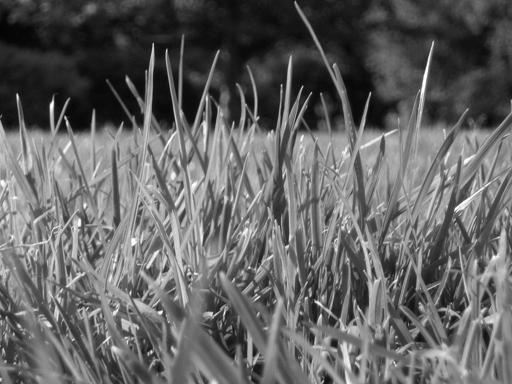
#> input picture Computer Vision/Lab_2/code/Image_enhancement/images/image1.jpg, 512 x 384 px, found by its file name
$ python myPSNR.py
#> lines starting #> are read from the running program, lines starting #| are printed output that depends on the picture; long printed decimals are rounded
import numpy as np
import  cv2
import matplotlib.pyplot as plt

def myPSNR( orig_image, approx_image ):
    #Calculate the MSE
    squared_diff = (orig_image -approx_image) ** 2
    summed = np.sum(squared_diff)
    num_pix = approx_image.shape[0] * approx_image.shape[1] #img1 and 2 should have same shape
    MSE = summed / num_pix
    #print("MSE IS: ", np.max(orig_image))

    #Calculate the PSNR
    PSNR = 10 * np.log10(np.max(orig_image)**2/(MSE))
    print("PSNR IS:",PSNR)
    return PSNR


if __name__ == '__main__':
    img1_path = 'D:/UvA_courses/Computer_Vision/lab2_new/Image_enhancement/images/image1.jpg'
    img2_path = 'D:/UvA_courses/Computer_Vision/lab2_new/Image_enhancement/images/image1_gaussian.jpg'
    img3_path = 'D:/UvA_courses/Computer_Vision/lab2_new/Image_enhancement/images/image1_saltpepper.jpg'

    #Read two images with float!
    orig_image = plt.imread(img1_path)
#> orig_image is the input picture: shape (384, 512); min 0, max 255, mean 99.4
    orig_image = cv2.normalize(orig_image.astype('float64'),None,0.0,1.0,cv2.NORM_MINMAX)

    approx_image = plt.imread(img2_path)
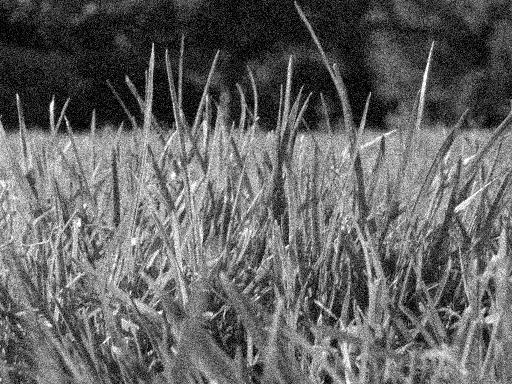
#> input picture Computer Vision/Lab_2/code/Image_enhancement/images/image1_gaussian.jpg, 512 x 384 px, found by its file name
#> approx_image is the input picture: shape (384, 512); min 0, max 255, mean 99.9
    approx_image = cv2.normalize(approx_image.astype('float64'),None,0.0,1.0,cv2.NORM_MINMAX)

    myPSNR(orig_image,approx_image)
#> in myPSNR, `squared_diff = (orig_image -approx_image) ** 2`:
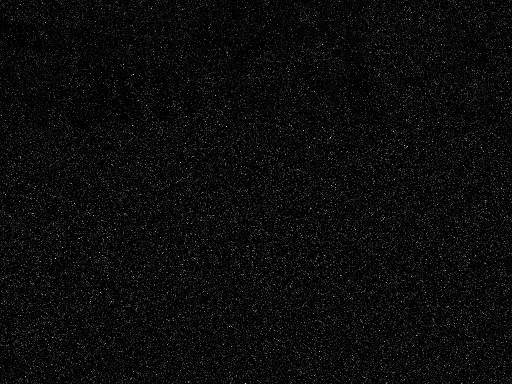
#> squared_diff: shape (384, 512) float64; min 0, max 0.183, mean 0.00874; drawn with min black and max white
#> in myPSNR, `summed = np.sum(squared_diff)`: summed = 1718.9
#> in myPSNR, `MSE = summed / num_pix`: MSE = 0.00874
#> in myPSNR, `PSNR = 10 * np.log10(np.max(orig_image)**2/(MSE))`: PSNR = 20.58
#| PSNR IS: 20.584
